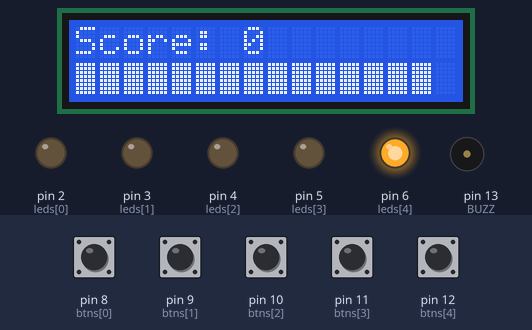
A sketch run on a simulated Arduino Nano, built with avr-gcc and run on an emulated ATmega328P. On the bench: 16×2 character LCD, output pins drawn as LEDs (lit = HIGH), buzzer (waves = sounding). Dashed ring = blinking. Inputs (shaded band) come from the test bench; at power-on: pin 8 (btns[0]), pin 9 (btns[1]), pin 10 (btns[2]), pin 11 (btns[3]), pin 12 (btns[4]) HIGH. Random numbers use the default seed unless the sketch sets one.

Above: at 1.87 s.
1.9 s: pin 12 (btns[4]) pulled LOW for 0.15 s
At 4.7 s:
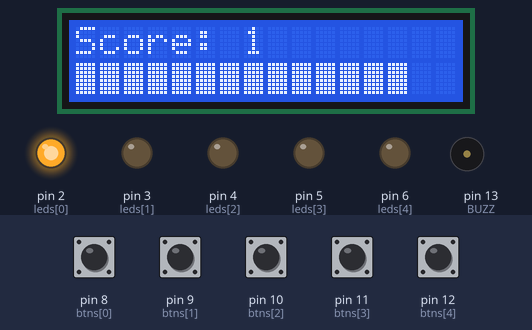
5.0 s: pin 10 (btns[2]) pulled LOW for 1 s
At 6.1 s:
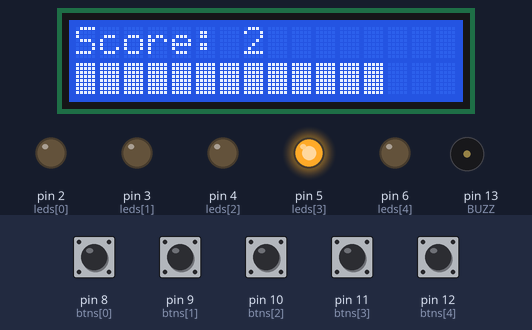
8.1 s: pin 8 (btns[0]) pulled LOW for 1 s
At 9.5 s:
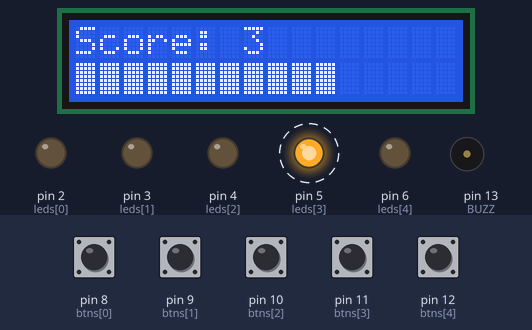
12.0 s: pin 8 (btns[0]) pulled LOW for 0.15 s
At 12.6 s:
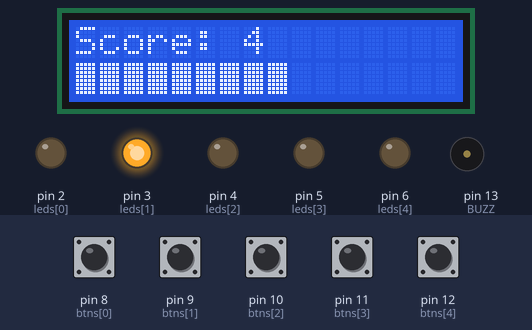
12.7 s: pin 12 (btns[4]) pulled LOW for 1 s
At 14.6 s:
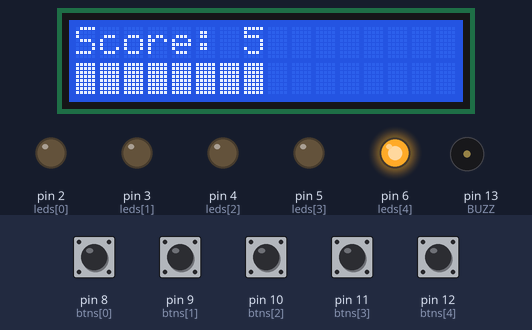
16.2 s: pin 10 (btns[2]) pulled LOW for 1 s
At 20.1 s:
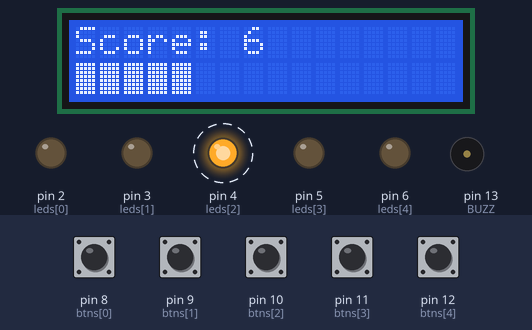
Timing chart, 0 to 22.9 s (numbered marks = the images above; inputs shaded):
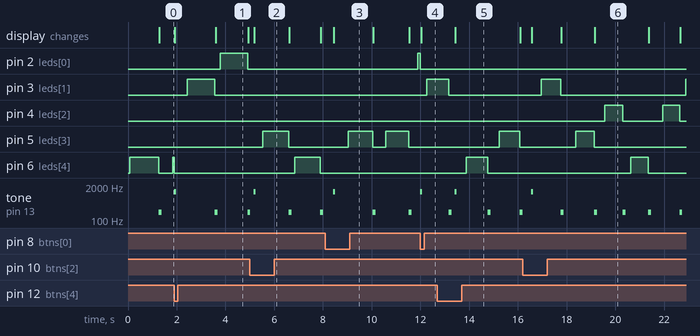

The sketch:

whack_a_mole.ino
```cpp
// Main Arduino sketch implementing the Whack-a-Mole game: controls LEDs and buttons, updates score and countdown bar on an I2C LCD, and plays buzzer sounds.
//
// Full tutorial: https://shillehtek.com/blogs/news/arduino-nano-lcd1602-whack-a-mole-game
// Parts used: https://shillehtek.com/products/arduino-nano-v3-presoldered-ch340g-atmega328p
//             https://shillehtek.com/products/200pcs-6mm-light-touch-button-switch-kit-plastic-box-4-3-5-6-7-8-9-10-12-14-16mm
//             https://shillehtek.com/products/shillehtek-lcd1602-16x2-character-display-module
// More examples: https://github.com/shillehbean/shillehtek-examples
//

#include <LiquidCrystal_I2C.h>
LiquidCrystal_I2C lcd(0x27, 16, 2);

const int leds[5] = {2, 3, 4, 5, 6};
const int btns[5] = {8, 9, 10, 11, 12};
const int BUZZ = 13;
const unsigned long GAME_MS = 30000;

void setup() {
  for (int i = 0; i < 5; i++) {
    pinMode(leds[i], OUTPUT);
    pinMode(btns[i], INPUT_PULLUP);
  }
  lcd.init(); lcd.backlight();
  randomSeed(analogRead(A0));
}

void loop() {
  int score = 0;
  unsigned long start = millis();

  while (millis() - start < GAME_MS) {
    // reaction window shrinks from 1200ms to 500ms as time runs out
    long window = map(millis() - start, 0, GAME_MS, 1200, 500);

    int mole = random(5);
    digitalWrite(leds[mole], HIGH);
    unsigned long popped = millis();
    bool hit = false;

    while (millis() - popped < (unsigned long)window) {
      if (digitalRead(btns[mole]) == LOW) { hit = true; break; }
    }
    digitalWrite(leds[mole], LOW);

    if (hit) { score++; tone(BUZZ, 1200, 80); }
    else     { tone(BUZZ, 200, 120); }

    lcd.setCursor(0, 0);
    lcd.print("Score: "); lcd.print(score); lcd.print("  ");

    // countdown bar on line 2: one block per 1/16th of time left
    int blocks = map(GAME_MS - (millis() - start), 0, GAME_MS, 0, 16);
    lcd.setCursor(0, 1);
    for (int i = 0; i < 16; i++) lcd.print(i < blocks ? (char)255 : ' ');

    delay(random(200, 600));   // breather between moles
  }

  lcd.clear();
  lcd.print("Final score!");
  delay(4000);
  lcd.clear();
}
```

Measured:
- after the input at 12.0 s, pin 2 (leds[0]): HIGH → LOW at once; pin 3 (leds[1]): LOW → HIGH after 0.26 s; tone on pin 13 (BUZZ): silent → 1200 Hz at once, → silent 0.08 s later; the display: changes at once (image 4)
- by itself, pin 4 (leds[2]): alternates HIGH for 0.72 s and LOW for 1.6 s
- by itself, tone on pin 13 (BUZZ): plays 1200 Hz for 0.08 s, 200 Hz for 0.12 s, 200 Hz for 0.12 s
- what the display in image 1 shows lasts 1.3 s, from 3.6 s to 4.9 s
